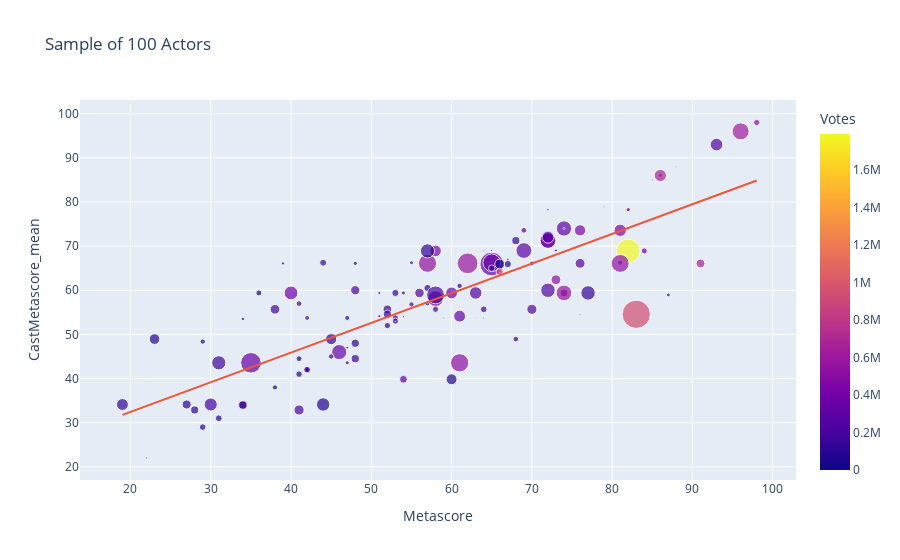

The cell this chart's notebook holds for it:
### Code cell
fig = px.scatter(
    data_frame=dfCSsample,
    x="Metascore", y="CastMetascore_mean",
    color='Votes', size='Revenue',
    trendline='ols',
    title='Sample of 100 Actors',
)
olsResults = px.get_trendline_results(fig)
fig.show()
olsResults.px_fit_results.iloc[0].summary2()

### Figure 1 — Plotly figure (JSON) as saved in the notebook; plotly's stock layout.template omitted (floating-point values rounded to 4 significant figures; data arrays with more than 128 entries replaced by an {"elided": "..."} marker saying what was removed)
{"data": [{"hovertemplate": "Metascore=%{x}<br>CastMetascore_mean=%{y}<br>Revenue=%{marker.size}<br>Votes=%{marker.color}<extra></extra>", "legendgroup": "", "marker": {"color": {"elided": "143 int values"}, "coloraxis": "coloraxis", "size": {"elided": "143 float values"}, "sizemode": "area", "sizeref": 1.901, "symbol": "circle"}, "mode": "markers", "name": "", "orientation": "v", "showlegend": false, "type": "scatter", "x": {"elided": "143 int values"}, "xaxis": "x", "y": {"elided": "143 float values"}, "yaxis": "y"}, {"hovertemplate": "<b>OLS trendline</b><br>CastMetascore_mean = 0.672068 * Metascore + 18.9886<br>R<sup>2</sup>=0.673693<br><br>Metascore=%{x}<br>CastMetascore_mean=%{y} <b>(trend)</b><extra></extra>", "legendgroup": "", "marker": {"symbol": "circle"}, "mode": "lines", "name": "", "showlegend": false, "type": "scatter", "x": {"elided": "143 int values"}, "xaxis": "x", "y": {"elided": "143 float values"}, "yaxis": "y"}], "layout": {"coloraxis": {"colorbar": {"title": {"text": "Votes"}}, "colorscale": [[0, "#0d0887"], [0.1111, "#46039f"], [0.2222, "#7201a8"], [0.3333, "#9c179e"], [0.4444, "#bd3786"], [0.5556, "#d8576b"], [0.6667, "#ed7953"], [0.7778, "#fb9f3a"], [0.8889, "#fdca26"], [1, "#f0f921"]]}, "legend": {"itemsizing": "constant", "tracegroupgap": 0}, "title": {"text": "Sample of 100 Actors"}, "xaxis": {"anchor": "y", "domain": [0, 1], "title": {"text": "Metascore"}}, "yaxis": {"anchor": "x", "domain": [0, 1], "title": {"text": "CastMetascore_mean"}}}}
